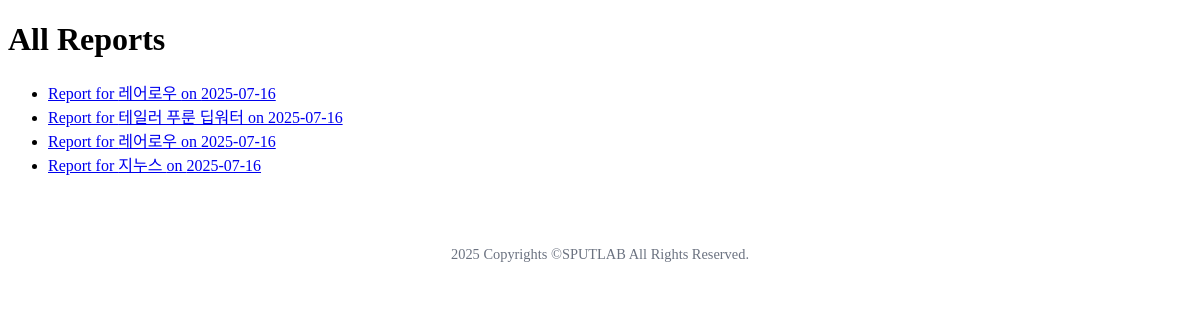
The page /reports/ on the database as committed earlier.
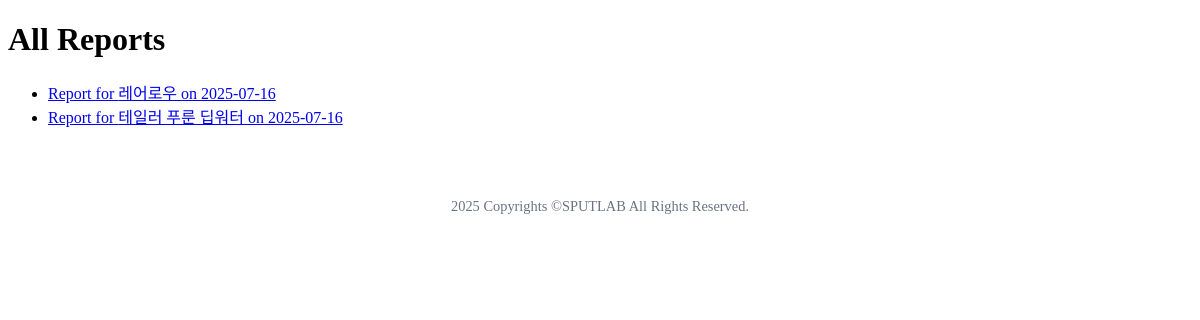
The same page on the database as committed later.
### reports/models.py (models this page shows, shortened)
class Report(models.Model):
    brand = models.ForeignKey(Brand, on_delete=models.CASCADE, related_name='reports')
    created_at = models.DateTimeField(auto_now_add=True)
    report_date = models.DateField(db_index=True, null=True, blank=True)
    competitor_brand_name = models.CharField(max_length=255, blank=True)
    raw_data = models.JSONField(null=True, blank=True, help_text="Stores all raw data collected from APIs (YouTube, Naver, etc.)")
    report_data = models.JSONField(null=True, blank=True, help_text="The complete, structured report generated by Gemini, following the detailed schema.")
    generated_wordcloud_path = models.CharField(max_length=1024, null=True, blank=True)
    generated_chart_paths = models.JSONField(null=True, blank=True, help_text="Paths to generated chart images")
    class Meta:
        ordering = ['-report_date']
        indexes = [
            models.Index(fields=['brand', 'report_date']),
        ]

class Brand(models.Model):
    BRAND_TYPE_CHOICES = [
        ('main', 'Main Brand'),
        ('competitor', 'Competitor Brand'),
    ]
    name = models.CharField(max_length=255, unique=True)
    brand_type = models.CharField(max_length=10, choices=BRAND_TYPE_CHOICES, default='main')

### reports/views.py (the view)
# urls.py: path('reports/', views.report_list, name='report_list'),
def report_list(request):
    reports = Report.objects.all().order_by('-report_date')
    return render(request, 'reports/report_list.html', {'reports': reports})

### reports/templates/reports/report_list.html (shortened to what this page needs)
<!DOCTYPE html>
<html lang="en">
<head>
</head>
<body>
    <h1>All Reports</h1>
    <ul>
        {% for report in reports %}
            <li>
                <a href="{% url 'reports:report_detail' report.id %}">
                    Report for {{ report.brand.name }} on {{ report.created_at|date:"Y-m-d" }}
                </a>
            </li>
        {% empty %}
            <li>No reports available.</li>
        {% endfor %}
    </ul>
    <footer style="text-align: center; margin-top: 50px; padding: 20px; color: #6b7280; font-size: 0.9em;">
        2025 Copyrights &copy;SPUTLAB All Rights Reserved.
    </footer>
</body>
</html>

Rows that differ between the two databases and show on the page:
removed Report: brand.name "레어로우", created_at "2025-07-16"
removed Report: brand.name "지누스", created_at "2025-07-16"
